Frame 1 (no input): blank canvas, image omitted
Frame 60 (no input): blank canvas, image omitted
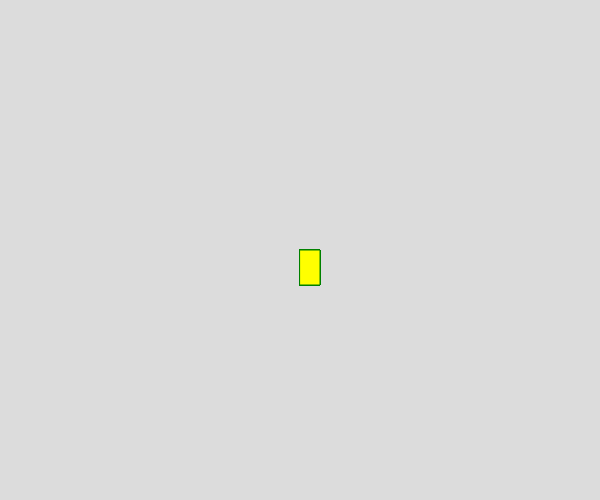
Frame 120 (the mouse pressed at the canvas centre since frame 60)

The p5.js sketch whose frames 1 and 60 were blank and that drew this single picture after the mouse press (run headless with seeded random() and noise() and a simulated clock; from frame 60 on, the mouse is pressed at the canvas centre):

// p5.js sketch
// ── sketch.js
function setup() {
    createCanvas(600, 500);
    background(220);
  }
  
  function draw() {
    stroke("green");
    fill("yellow");
    
    if(mouseIsPressed)
      rect(mouseX, mouseY, 20, 35);
  }
